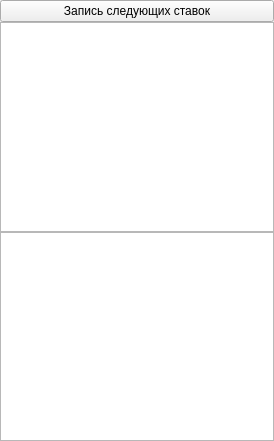
<?xml version="1.0" encoding="UTF-8"?>
<ui version="4.0">
 <class>championatWidget</class>
 <widget class="QWidget" name="championatWidget">
  <property name="geometry">
   <rect>
    <x>0</x>
    <y>0</y>
    <width>274</width>
    <height>441</height>
   </rect>
  </property>
  <property name="windowTitle">
   <string>Form</string>
  </property>
  <layout class="QVBoxLayout" name="verticalLayout">
   <property name="spacing">
    <number>0</number>
   </property>
   <property name="leftMargin">
    <number>0</number>
   </property>
   <property name="topMargin">
    <number>0</number>
   </property>
   <property name="rightMargin">
    <number>0</number>
   </property>
   <property name="bottomMargin">
    <number>0</number>
   </property>
   <item>
    <widget class="QPushButton" name="pushButton">
     <property name="text">
      <string>Запись следующих ставок</string>
     </property>
    </widget>
   </item>
   <item>
    <widget class="CTableViewWd" name="commonView"/>
   </item>
   <item>
    <widget class="CTableViewWd" name="resultView">
     <property name="selectionMode">
      <enum>QAbstractItemView::NoSelection</enum>
     </property>
     <property name="selectionBehavior">
      <enum>QAbstractItemView::SelectRows</enum>
     </property>
    </widget>
   </item>
  </layout>
 </widget>
 <layoutdefault spacing="6" margin="11"/>
 <customwidgets>
  <customwidget>
   <class>CTableViewWd</class>
   <extends>QTableView</extends>
   <header>table_view.h</header>
  </customwidget>
 </customwidgets>
 <resources/>
 <connections/>
</ui>
